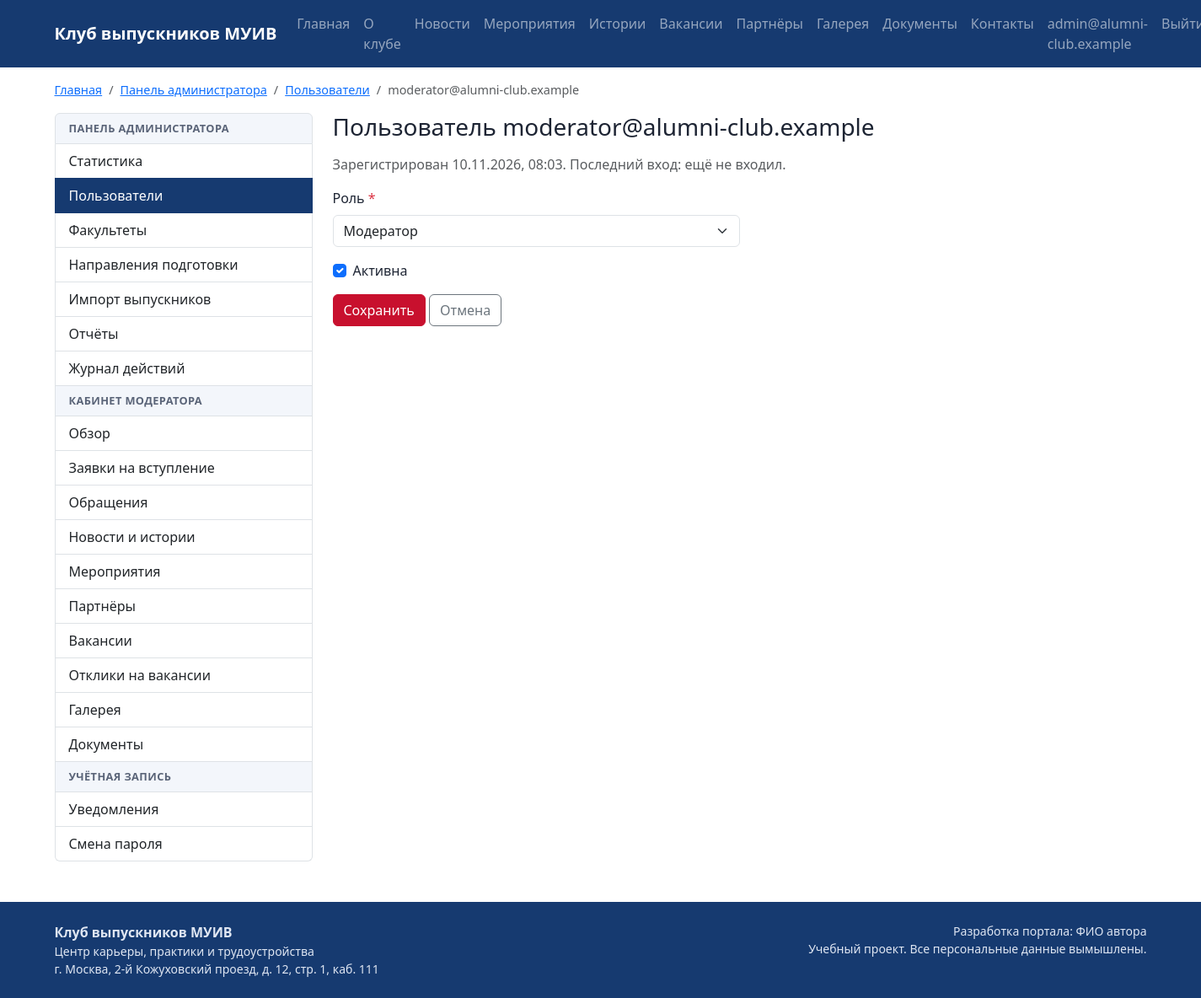
/panel/users/2/ (signed in), run on the app's committed database.
### accounts/models.py (models this page shows, shortened)
class User(AbstractBaseUser):
    email = models.EmailField("Электронная почта", max_length=254, unique=True)
    role = models.ForeignKey(Role, on_delete=models.PROTECT, verbose_name="Роль",
                             related_name="users")
    is_active = models.BooleanField("Активна", default=True)
    created_at = models.DateTimeField("Дата регистрации", auto_now_add=True)
    objects = UserManager()
    USERNAME_FIELD = "email"
    REQUIRED_FIELDS = []
    class Meta:
        db_table = "users"
        verbose_name = "Пользователь"
        verbose_name_plural = "Пользователи"
        ordering = ["email"]
    @property
    def is_admin(self):
        return self.role.code == Role.ADMIN
    @property
    def is_moderator(self):
        return self.role.code in (Role.MODERATOR, Role.ADMIN)
    @property
    def is_alumnus(self):
        return self.role.code == Role.ALUMNUS

### panel/views.py (the view, shortened to what this page needs)
# urls.py: path("users/<int:pk>/", views.user_edit, name="user_edit"),
@role_required(Role.ADMIN)
def user_edit(request, pk):
    account = get_object_or_404(User, pk=pk)
    form = UserEditForm(request.POST or None, instance=account)
    return render(request, "panel/user_edit.html", {
        "account": account,
        "form": form,
        "crumbs": crumbs(HOME, ("Пользователи", "panel:users"), account.email),
    })

### accounts/forms.py
class UserEditForm(BootstrapMixin, forms.ModelForm):
    class Meta:
        model = User
        fields = ["role", "is_active"]

### accounts/models.py (called while the page is built)
    def __str__(self):
        return self.name

### core/breadcrumbs.py (called while the page is built)
def crumbs(*items):
    result = []
    for item in items:
        if isinstance(item, str):
            result.append({"title": item, "url": None})
        else:
            title, route, *args = item
            result.append({"title": title, "url": reverse(route, args=args)})
    return result

### core/context_processors.py (called while the page is built)
def site(request):
    return {
        "menu": MENU,
        "portal_name": settings.PORTAL_NAME,
        "portal_author": settings.PORTAL_AUTHOR,
    }

### templates/panel/user_edit.html (shortened to what this page needs)
{% extends "layouts/cabinet.html" %}
{% block cabinet %}
<h1 class="h3 mb-3">Пользователь {{ account.email }}</h1>
<p class="text-muted">Зарегистрирован {{ account.created_at|date:"d.m.Y, H:i" }}.
  Последний вход: {{ account.last_login|date:"d.m.Y, H:i"|default:"ещё не входил" }}.</p>
<form method="post" novalidate class="col-lg-6 px-0">
  {% include "includes/form_fields.html" %}
  <button class="btn btn-accent" type="submit">Сохранить</button>
  <a class="btn btn-outline-secondary" href="{% url 'panel:users' %}">Отмена</a>
</form>
{% endblock %}

### templates/base.html (shortened to what this page needs)
{% load static %}<!doctype html>
<html lang="ru">
<head>
  <link href="https://cdn.jsdelivr.net/npm/bootstrap@5.3.3/dist/css/bootstrap.min.css" rel="stylesheet">
  <link href="{% static 'css/site.css' %}" rel="stylesheet">
</head>
<body class="d-flex flex-column min-vh-100">
<nav class="navbar navbar-expand-xl navbar-dark site-nav">
  <div class="container">
    <a class="navbar-brand fw-bold" href="{% url 'core:home' %}">{{ portal_name }}</a>
    <div class="collapse navbar-collapse" id="mainMenu">
      <ul class="navbar-nav me-auto">
        {% for title, route in menu %}
          {% url route as item_url %}
          <li class="nav-item">
            <a class="nav-link{% if request.path == item_url %} active{% endif %}" href="{{ item_url }}">{{ title }}</a>
          </li>
        {% endfor %}
      </ul>
      <ul class="navbar-nav">
        {% if user.is_authenticated %}
          <li class="nav-item"><a class="nav-link" href="{% url 'accounts:cabinet' %}">{{ user.email }}</a></li>
          <li class="nav-item">
            <form method="post" action="{% url 'accounts:logout' %}">{% csrf_token %}
              <button class="btn btn-link nav-link" type="submit">Выйти</button>
            </form>
          </li>
        {% else %}
          <li class="nav-item"><a class="nav-link" href="{% url 'accounts:login' %}">Войти</a></li>
          <li class="nav-item"><a class="btn btn-accent ms-xl-2" href="{% url 'club:join' %}">Вступить в клуб</a></li>
        {% endif %}
      </ul>
    </div>
  </div>
</nav>
<div class="container">
  <nav aria-label="Навигационная цепочка" class="mt-3">
    <ol class="breadcrumb">
      {% if crumbs %}
        <li class="breadcrumb-item"><a href="{% url 'core:home' %}">Главная</a></li>
        {% for crumb in crumbs %}
          {% if crumb.url %}
            <li class="breadcrumb-item"><a href="{{ crumb.url }}">{{ crumb.title }}</a></li>
          {% else %}
            <li class="breadcrumb-item active" aria-current="page">{{ crumb.title }}</li>
          {% endif %}
        {% endfor %}
      {% else %}
        <li class="breadcrumb-item active" aria-current="page">Главная</li>
      {% endif %}
    </ol>
  </nav>
</div>
<main class="container flex-grow-1 pb-5">
  {% block content %}{% endblock %}
</main>
<footer class="site-footer py-4 mt-auto">
  <div class="container d-flex flex-column flex-md-row justify-content-between gap-2">
    <div>
      <div class="fw-bold">{{ portal_name }}</div>
      <div class="small">Центр карьеры, практики и трудоустройства</div>
      <div class="small">г. Москва, 2-й Кожуховский проезд, д. 12, стр. 1, каб. 111</div>
    </div>
    <div class="small text-md-end">
      <div>Разработка портала: {{ portal_author }}</div>
      <div>Учебный проект. Все персональные данные вымышлены.</div>
    </div>
  </div>
</footer>
</body>
</html>

### templates/includes/form_fields.html (shortened to what this page needs)
{% for field in form %}
  {% if field.widget_type == "checkbox" %}
    <div class="form-check mb-3">
      {{ field }}
      <label class="form-check-label" for="{{ field.id_for_label }}">{{ field.label }}</label>
    </div>
  {% else %}
    <div class="mb-3">
      <label class="form-label" for="{{ field.id_for_label }}">
        {{ field.label }}{% if field.field.required %} <span class="text-danger">*</span>{% endif %}
      </label>
      {{ field }}
    </div>
  {% endif %}
{% endfor %}

### static/css/site.css (style rules this page uses)
:root { --club-blue: #163a70; --club-red: #c8102e; --club-light: #f3f6fb; }
body { font-family: "Segoe UI", Roboto, Arial, sans-serif; color: #1d2433; }
.site-nav { background-color: var(--club-blue); }
.btn-accent { background-color: var(--club-red); border-color: var(--club-red); color: #fff; }
.breadcrumb { font-size: 0.9rem; }
h1, h2, h3 { color: var(--club-blue); }
.site-footer { background-color: var(--club-blue); color: #dfe6f2; }

### data on the page
User: email "admin@alumni-club.example"
User: title "moderator@alumni-club.example", email "moderator@alumni-club.example", created_at "10.11.2026, 08:03", last_login "ещё не входил", form "Модератор", form "☑"

### other printed values
{{ portal_name }} "Клуб выпускников МУИВ"
{{ title }} "Главная" "О клубе" "Новости" "Мероприятия" "Истории" "Вакансии" "Партнёры" "Галерея" "Документы" "Контакты"
{{ crumb.title }} "Панель администратора" "Пользователи"
{{ field.label }} "Роль"
{{ field.label }} "Активна"
{{ portal_author }} "ФИО автора"
